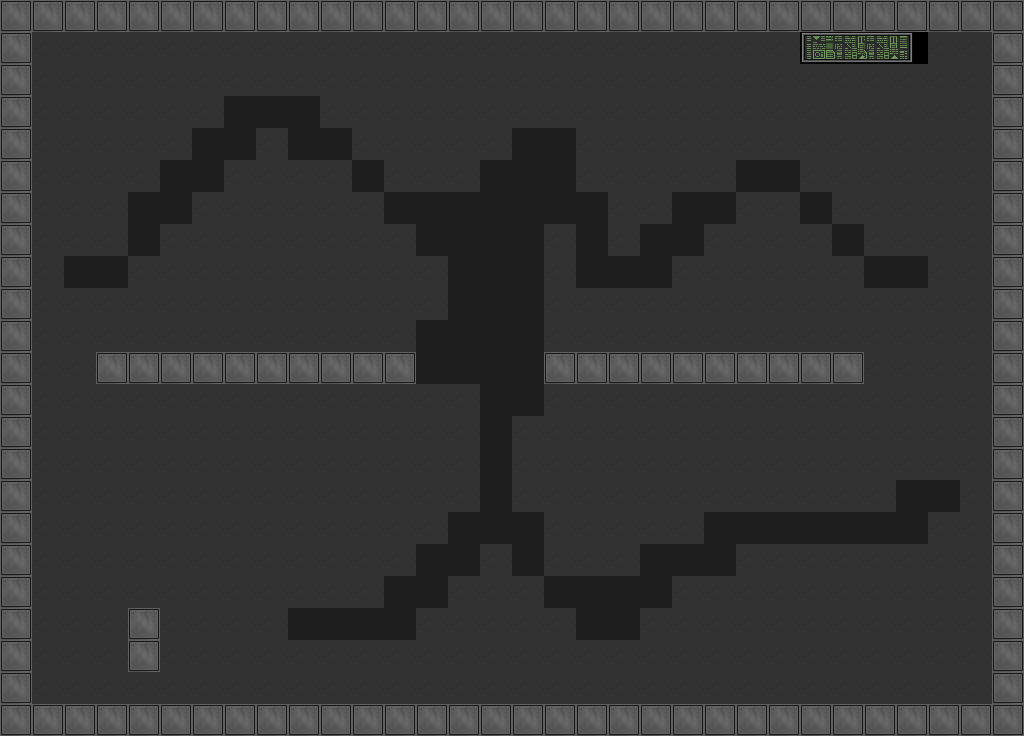

The image is a tile-based game level rendered from a .tmx file. Its description and source (layers, tilesets, objects; grid data summarised) follow:
An orthogonal 32x23 tile map with 32x32 px tiles, 3 tile layers (Tile Layer 1, Tile Layer 2, Tile Layer 3), 2 tilesets and 8 objects (8x slime).

<map version="1.0" orientation="orthogonal" width="32" height="23" tilewidth="32" tileheight="32">
 <tileset firstgid="1" name="test" tilewidth="32" tileheight="32">
  <image source="../tilesets/test.png" width="1024" height="2016" />
 </tileset>
 <tileset firstgid="2017" name="space" tilewidth="32" tileheight="32">
  <image source="../tilesets/space.png" width="256" height="1000" />
 </tileset>
 <layer name="Tile Layer 1" width="32" height="23">
  <data>[736 cells, 608 non-empty, 1 distinct tile ids]</data>
 </layer>
 <layer name="Tile Layer 2" width="32" height="23">
  <data>[736 cells, 118 non-empty, 5 distinct tile ids]</data>
 </layer>
 <objectgroup name="Object Layer 1" width="32" height="23">
  <object name="gem" type="slime" x="652" y="128" width="32" height="32">
   <properties>
    <property name="id" value="gem" />
    <property name="level" value="1" />
    <property name="type" value="gem" />
   </properties>
  </object>
  <object name="enemy" type="slime" x="589" y="131" width="32" height="32">
   <properties>
    <property name="id" value="enemy_ship" />
    <property name="level" value="1" />
    <property name="type" value="enemy" />
   </properties>
  </object>
  <object name="enemy" type="slime" x="77" y="511" width="32" height="32">
   <properties>
    <property name="id" value="enemy_ship" />
    <property name="level" value="1" />
    <property name="type" value="enemy" />
   </properties>
  </object>
  <object name="enemy" type="slime" x="197" y="601" width="32" height="32">
   <properties>
    <property name="id" value="enemy_ship" />
    <property name="level" value="1" />
    <property name="type" value="enemy" />
   </properties>
  </object>
  <object name="enemy" type="slime" x="123" y="459" width="32" height="32">
   <properties>
    <property name="id" value="enemy_ship" />
    <property name="level" value="1" />
    <property name="type" value="enemy" />
   </properties>
  </object>
  <object name="enemy" type="slime" x="167" y="529" width="32" height="32">
   <properties>
    <property name="id" value="enemy_ship" />
    <property name="level" value="1" />
    <property name="type" value="enemy" />
   </properties>
  </object>
  <object name="gem" type="slime" x="930" y="646" width="32" height="32">
   <properties>
    <property name="id" value="gem" />
    <property name="level" value="1" />
    <property name="type" value="gem" />
   </properties>
  </object>
  <object name="enemy" type="slime" x="825" y="407" width="32" height="32">
   <properties>
    <property name="id" value="enemy_ship" />
    <property name="level" value="1" />
    <property name="type" value="enemy" />
   </properties>
  </object>
 </objectgroup>
 <layer name="Tile Layer 3" width="32" height="23">
  <data>[736 cells, 140 non-empty, 2 distinct tile ids]</data>
 </layer>
</map>
